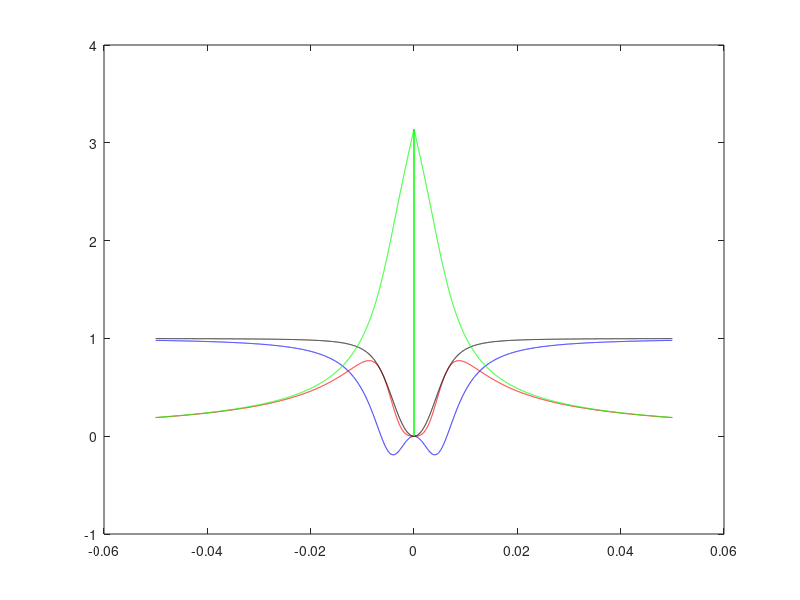
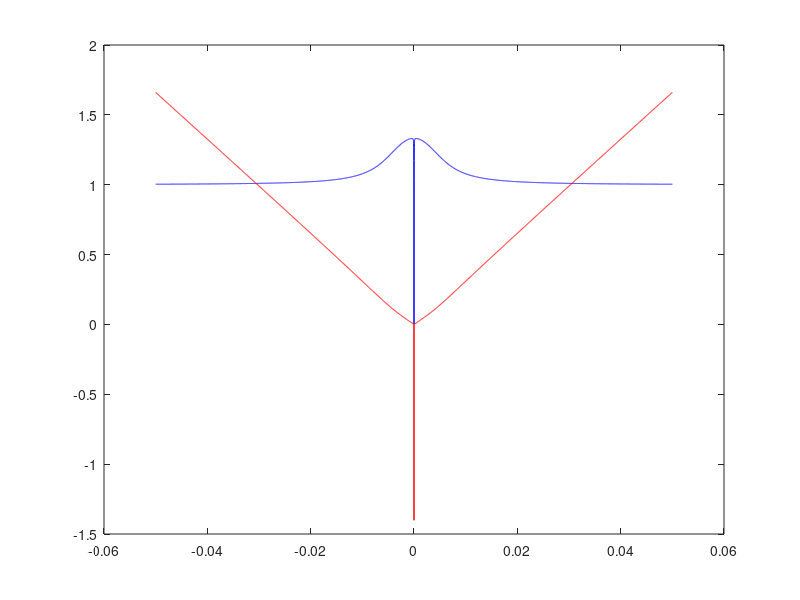

Recreate these plots in MATLAB, in order.
dx = 10^-5;% spatial resolution in meter
L = 0.1;%image length in meter

% set the grid---------------------------
n = round(L / dx);%number of pixels
x = (1:n) * dx;
x = x - mean(x);
% x1 = x' * ones(1,n);%length in 1-direction (for 2D)
x1 = [-2*dx -dx 0 dx 2*dx]' * ones(1,n);%length in 1-direction (for 1D)
x2 = ones(size(x1,1),1) * x;%length in 2-direction
r = sqrt(x1.^2 + x2.^2);%radius in meter

% calculate the wave fields---------------------
ef = [0 0 1];%unit vector of the point surce deflection
ef = ef / norm(ef);
er = [1 1 0];%unit vector of the deflection detection
er = er / norm(er);

omega = 2*pi*50;%frequency
c0 = 1;%shear wave speed
k = omega / c0;%wave number

AmpNear = (3*dot(ef,er)*er - ef)/omega^2;%amplitude of the near field
AmpFar = -(dot(ef,er)*er - ef)/omega^2;%amplitude of the far field
uNear = AmpNear(3) * (-exp(-1i*(k*r+pi/2))./r.^3 + exp(-1i*pi/2)./r.^3) + k./r.^2.*exp(-1i*k*r);%near field
% plot2dwaves(real(uNear))
% plot2dwaves(angle(uNear))
uFar = -AmpFar(3) * k^2 ./ r .* exp(-1i*(k*r+pi/2));%far field
% plot2dwaves(real(uFar))
% plot2dwaves(angle(uFar))
u = uNear + uFar; %superimposed wave field
% u = exp(-1i*(k*x1));%plane wave

%calculate the complex shear modulus---------------
rho = 10^3;%density
Lu = 4 * del2(u, dx, dx);%laplace of the wave field
G = -rho * omega^2 * u ./ Lu;% Helmholz inversion: complex shear modulus

%plot the complex shear modulus----------
figure; plot(x, real(G(3,:))/10^3,'b')
hold on; plot(x, imag(G(3,:))/10^3,'r')
hold on; plot(x, abs(G(3,:))/10^3,'k')
hold on; plot(x, angle(G(3,:)),'g')
% plot2dwaves(abs(G))
% plot2dwaves(real(G)/10^3);caxis([0 3])
% plot2dwaves(imag(G))

%calculate the complex shear wave speed---------------
complexC = sqrt(G/rho);
complexK = omega./complexC;
c = omega./real(complexK);% shear wave speed
a = -omega/2/pi./imag(complexK);% penetration rate

%plot the complex shear wave speed----------
figure; plot(x, c(3,:),'b')
hold on; plot(x, a(3,:),'r')
% plot2dwaves(c);caxis([0 3])
